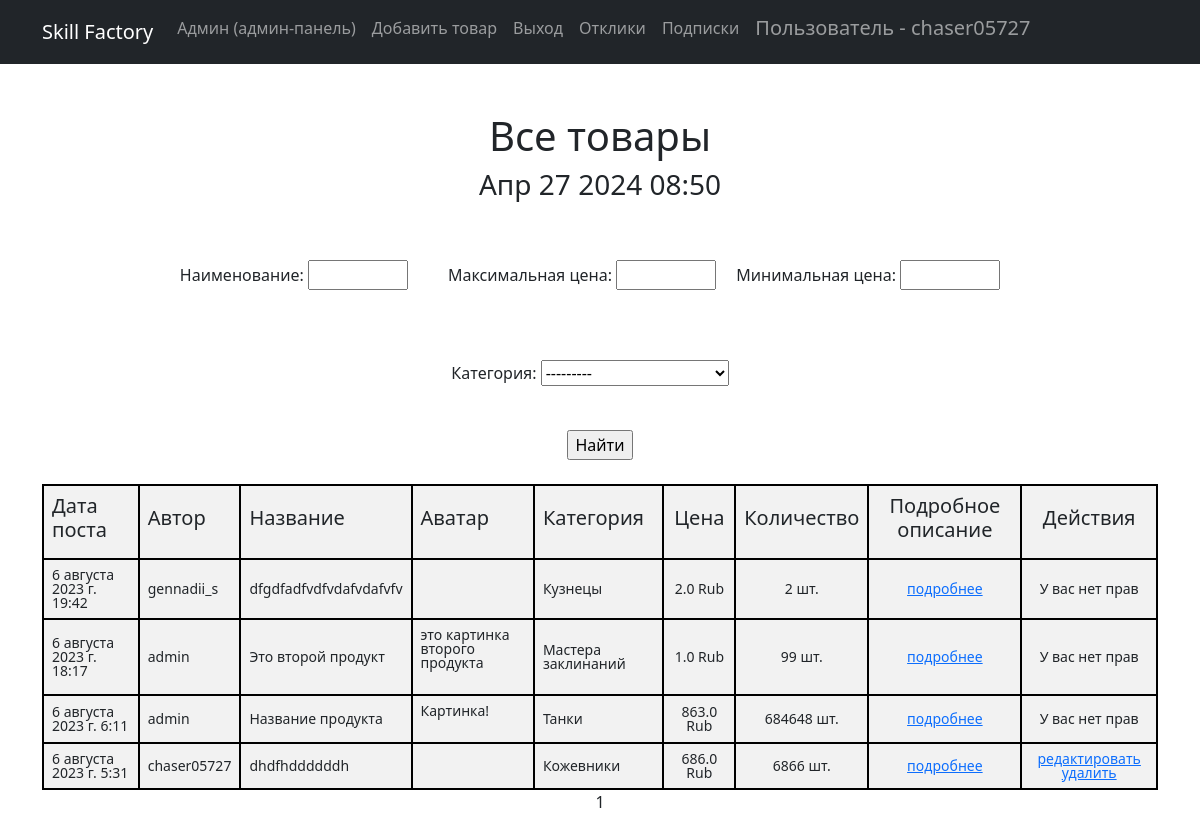
The page /products/ (signed in) on the database its author committed.
### simpleapp/models.py (models this page shows, shortened)
class Product(models.Model):
    class Meta:
        verbose_name = 'Продукт'
        verbose_name_plural = 'Продукты'
    author = models.ForeignKey(Author, on_delete=models.CASCADE)
    icon = RichTextField( # поле для иконки
        verbose_name='Иконка',
        blank=True,  # поле необязательное, может быть пустым
    )
    name = models.TextField(
        max_length=254,
        unique=True, # названия товаров не должны повторяться
        verbose_name='Название',
    )
    description = RichTextField(verbose_name = 'Описание')
    quantity = models.IntegerField(
        validators=[MinValueValidator(0)], verbose_name = 'Количество'
    )
    category = models.ForeignKey(
        to='Category',
        on_delete=models.CASCADE,
        related_name='products', # все продукты в категории будут доступны через поле products
        verbose_name='Категория',
    )
    price = models.FloatField(
        validators=[MinValueValidator(0.0)],
        verbose_name = 'Цена',
    )
    created_at = models.DateTimeField(
        default=timezone.now,  # Значение по умолчанию - текущая дата и время
        verbose_name='Дата создания',
    )

class Author(models.Model):
    authorUser = models.OneToOneField(User, on_delete=models.CASCADE)
    class Meta:
        verbose_name = "Автор"
        verbose_name_plural = "Авторы"

class Category(models.Model):
    TANKS = 'Танки'
    HEALERS = 'Хилы'
    DPS = 'ДД'
    TRADERS = 'Торговцы'
    GUILD_MASTERS = 'Гилдмастеры'
    QUEST_GIVERS = 'Квестгиверы'
    BLACKSMITHS = 'Кузнецы'
    LEATHERWORKERS = 'Кожевники'
    ALCHEMISTS = 'Зельевары'
    SPELL_MASTERS = 'Мастера заклинаний'
    CATEGORY_CHOICES = [
        (TANKS, 'Танки'),
        (HEALERS, 'Хилы'),
        (DPS, 'ДД'),
        (TRADERS, 'Торговцы'),
        (GUILD_MASTERS, 'Гилдмастеры'),
        (QUEST_GIVERS, 'Квестгиверы'),
        (BLACKSMITHS, 'Кузнецы'),
        (LEATHERWORKERS, 'Кожевники'),
        (ALCHEMISTS, 'Зельевары'),
        (SPELL_MASTERS, 'Мастера заклинаний'),
    ]
    name = models.CharField(
        max_length=30,
        choices=CATEGORY_CHOICES,
        verbose_name='Категория',
    )
    class Meta:
        verbose_name = 'Категория'
        verbose_name_plural = 'Категории'

### simpleapp/views.py (the view)
# urls.py: path('', ProductsList.as_view(), name='product_list'),
class ProductsList(ListView):
    model = Product
    ordering = 'name'
    template_name = 'products.html'
    context_object_name = 'products'
    paginate_by = 4  # вот так мы можем указать количество записей на странице
    ordering = '-created_at'# сортировка по дате создания поста объявления
    def get_queryset(self):
        queryset = super().get_queryset()
        self.filterset = ProductFilter(self.request.GET, queryset)
        return self.filterset.qs.select_related('category')
    def get_context_data(self, **kwargs):
        context = super().get_context_data(**kwargs)
        context['time_now'] = datetime.now()
        context['next_sale'] = None
        context['filterset'] = self.filterset
        return context
        for product in context['products']:
            product.created_at = product.created_at.strftime('%Y-%m-%d %H:%M:%S')

### simpleapp/templatetags/custom_filters.py (called while the page is built)
@register.filter()
def currency(value):
   return f'{value}  Rub'

@register.filter()
def coll(value):
   return f'{value}  шт.'

### templates/products.html (shortened to what this page needs)
{% extends 'flatpages/default.html' %}
{% load custom_filters %}
{% block content %}
   <h1>Все товары</h1>
   <h3>{{ time_now|date:'M d Y H:i' }}</h3>
<form action="" method="get">
    <div class="filter-row">
        <div class="filter-field">
            {{ filterset.form.name.label_tag }}
            {{ filterset.form.name }}
        </div>
        <br>
        <div class="filter-field" >
            {{ filterset.form.price__lt.label_tag }}
            {{ filterset.form.price__lt }}
        </div>
        <br>
        <div class="filter-field" >
            {{ filterset.form.price__gt.label_tag }}
            {{ filterset.form.price__gt }}
        </div>
        <br>
        <div class="filter-field">
            {{ filterset.form.category.label_tag }}
            {{ filterset.form.category }}
        </div>
    </div>
    <br>
    <input type="submit" value="Найти"/>
</form>
<form action="" method="get" >
<br>
   {% if products %}
       <table cellpadding="" cellspacing="0" width="" height="" border="" >
           <tr style="">
               <td><h5>Дата поста</h5></td>
               <td><h5>Автор</h5></td>
               <td><h5>Название</h5></td>
               <td><h5>Аватар</h5></td>
               <td><h5>Категория</h5></td>
               <td style="text-align: center; vertical-align: middle;"><h5>Цена</h5></td>
               <td style="text-align: center; vertical-align: middle;"><h5>Количество</h5></td>
               <td style="text-align: center; vertical-align: middle;"><h5>Подробное описание</h5></td>
                {% if user.is_authenticated %}<td style="text-align: center; vertical-align: middle;"><h5>Действия</h5></td>{% endif %}
           </tr>
            {% for product in products %}
                <tr style="">
                    <td>{{ product.created_at }}</td>
                    <td>{{ product.author.authorUser.username }} </td>
                    <td>{{ product.name }}</td>
                    <td>{{ product.icon|safe }}</td>
                    <td>{{ product.category.name }}</td>
                    <td style="text-align: center; vertical-align: middle;">{{ product.price|currency }}</td>
                    <td style="text-align: center; vertical-align: middle;">{{ product.quantity|coll }}</td>
                    <td style="text-align: center; vertical-align: middle;"> <a href="{% url 'product_detail' product.pk %}">подробнее</a> </td>
                    {% if user.is_authenticated and user == product.author.authorUser %}
                    <td style="text-align: center; vertical-align: middle;">
                        <a href="{% url 'product_update' product.pk %}">редактировать </a>
                        <a href="{% url 'product_delete' product.pk %}">удалить </a></td>
                    {% else %}
                        <td style="text-align: center; vertical-align: middle;">У вас нет прав</td>
                    {% endif %}
                </tr>
            {% endfor %}
       </table>
   {% else %}
       <h2>Товаров нет!</h2>
   {% endif %}
   {{ page_obj.number }}
{% endblock content %}

### templates/flatpages/default.html (shortened to what this page needs)
<!DOCTYPE html>
<html lang="en">
    <head>
        {% load static %}
        <link href="{% static 'css/styles.css' %}" rel="stylesheet" />
    </head>
    <body>
        <nav class="navbar navbar-expand-lg navbar-dark bg-dark static-top">
   <div class="container">
       <a class="navbar-brand" href="/products/">Skill Factory</a>
       <div class="collapse navbar-collapse" id="navbarResponsive">
           <ul class="navbar-nav ml-auto">
               <li class="nav-item active">
                   <a class="nav-link" href="/admin/">Админ
                       <span class="sr-only">(админ-панель)</span>
                   </a>
               </li>
              {% if user.is_authenticated %}
               <li class="nav-item">
                   <a class="nav-link" href="/products/create/">Добавить товар</a>
               </li>
               {% endif %}
               {% if user.is_authenticated %}
               <li class="nav-item">
                   <a class="nav-link" href="/accounts/logout/">Выход</a>
               </li>
               <li class="nav-item">
                   <a class="nav-link" href="/products/comments/">Отклики</a>
               </li>
               <li class="nav-item">
                   <a class="nav-link" href="/products/subscriptions/">Подписки</a>
               </li>
               <li class="nav-item">
                    <h5><a class="nav-link" href="">Пользователь - {{ user }}</a></h5>
               </li>
               {% endif %}
           </ul>
       </div>
   </div>
</nav>
        <div class="container">
            <div class="text" align="center">
                <br>
                <br>
                {% block content %}
                {% endblock content %}
            </div>
        </div>
    </body>
</html>

### templates/products.html (style rules this page uses)
td { padding: 10px 10px 10px 10px; font-size: 14px; line-height: 1; }
table { border-collapse: collapse; width: 100%; }
td, th { border: 2px solid #000; padding: 8px; text-align: left; background-color: #f2f2f2; }
tr:first-child { border-top: none; }

### rows shown on the page
Product: created_at "6 августа 2023 г. 19:42", author.authorUser.username "gennadii_s", name "dfgdfadfvdfvdafvdafvfv", category.name "Кузнецы", price "2.0 Rub", quantity|coll "2 шт.", shows "У вас нет прав"
Product: created_at "6 августа 2023 г. 18:17", author.authorUser.username "admin", name "Это второй продукт", icon "это картинка второго продукта", category.name "Мастера заклинаний", price "1.0 Rub", quantity|coll "99 шт.", shows "У вас нет прав"
Product: created_at "6 августа 2023 г. 6:11", author.authorUser.username "admin", name "Название продукта", icon "Картинка!", category.name "Танки", price "863.0 Rub", quantity|coll "684648 шт.", shows "У вас нет прав"
Product: created_at "6 августа 2023 г. 5:31", author.authorUser.username "chaser05727", name "dhdfhddddddh", category.name "Кожевники", price "686.0 Rub", quantity|coll "6866 шт.", shows "редактировать"

### other values the page prints
{{ user }} "chaser05727"
{{ time_now|date:'M d Y H:i' }} "Апр 27 2024 08:50"
{{ filterset.form.name.label_tag }} "Наименование:"
{{ filterset.form.price__lt.label_tag }} "Максимальная цена:"
{{ filterset.form.price__gt.label_tag }} "Минимальная цена:"
{{ filterset.form.category.label_tag }} "Категория:"
{{ page_obj.number }} "1"
